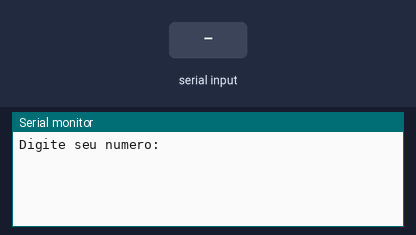
The sketch below on a simulated Arduino Uno, built with avr-gcc and run on an emulated ATmega328P. Shown: the last lines printed to the serial monitor. The test bench sets the inputs (shaded band).

Above: at 1.2 s.
1.3 s: "90,45\n" received over Serial
At 1.7 s:
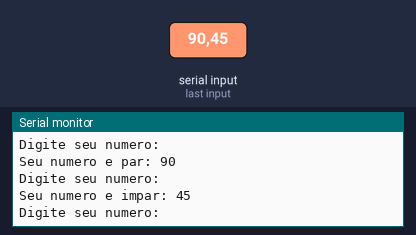
2.8 s: "30,150\n" received over Serial
At 5.1 s:
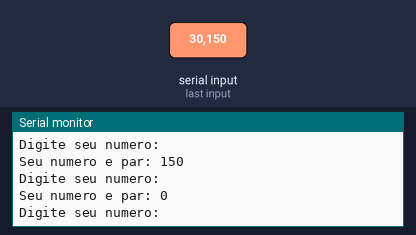
Timing chart, 0 to 6.6 s (numbered marks = the images above; inputs shaded):
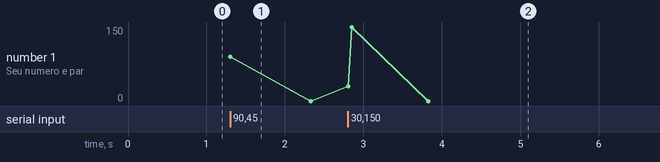

The sketch:

par_ou_impar1.ino
```cpp
// Faça um programa que receba um número inteiro do usuário e informe se este
//número é positivo ou negativo.

//Variáveis
int numero = 0;


void setup()
{
  Serial.begin(9600);
}

void loop()
{
  Serial.println("Digite seu numero: ");
  while( ! Serial.available() );
  numero = Serial.parseInt();

  if(numero % 2==0){
    Serial.println("Seu numero e par: " + String(numero));
  }

  else{
      Serial.println("Seu numero e impar: " + String(numero));

  }

}
```

Measured:
- after the input at 1.3 s, the serial monitor: prints a new line at once (image 1)
- after the input at 2.8 s, the serial monitor: prints a new line at once (image 2)
